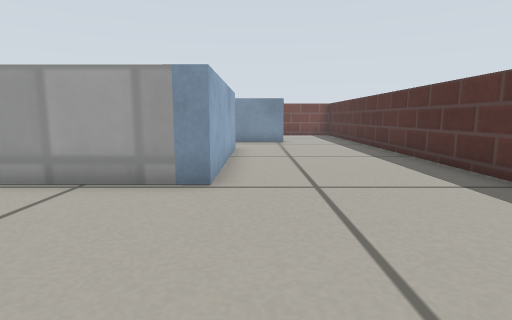
view 1 (above)

16 first-person views from a walk through a robot-simulator world made for Gazebo. The camera is 0.29 m above the floor, tilts 8° down and sees 80° across. The floor is counted in squares, 0.25 m on a side. Each view is taken from the middle of a square. On the plan, view 1 faces up. The plan holds only what a view shows up to about 13 squares ahead; the rest is blank. Gazebo's built-in surfaces are drawn with simple patterns.

view 2
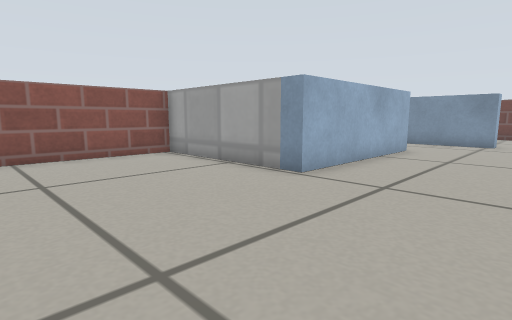

view 3
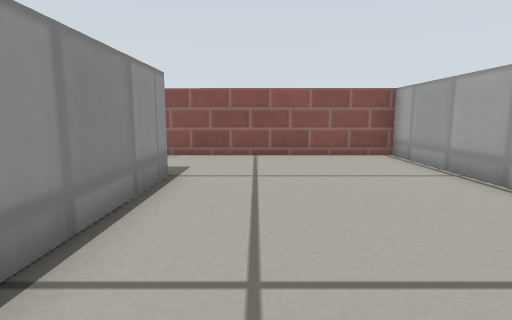

view 4
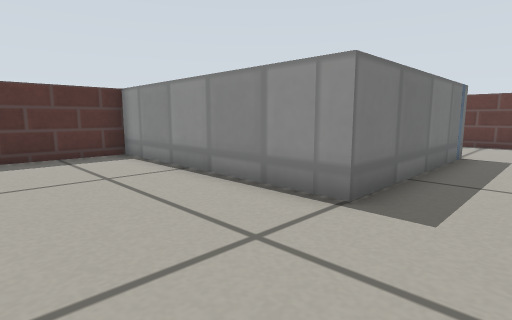

view 5
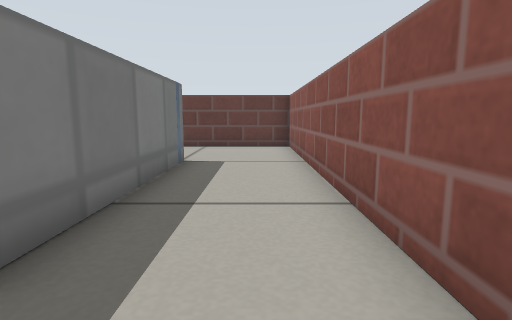

view 6
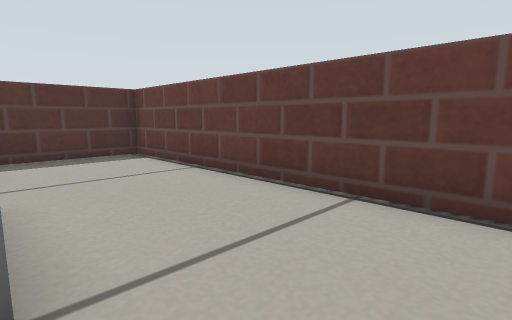

view 7
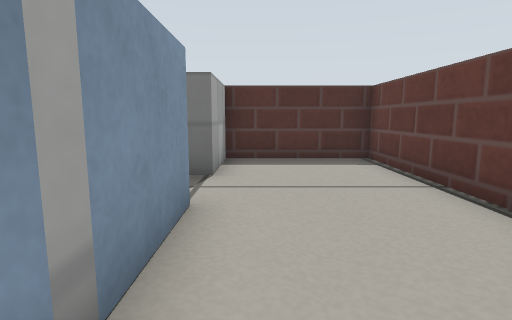

view 8
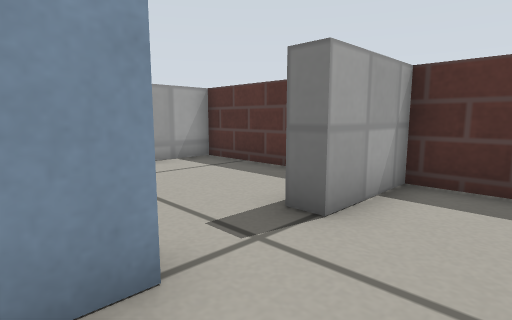

view 9
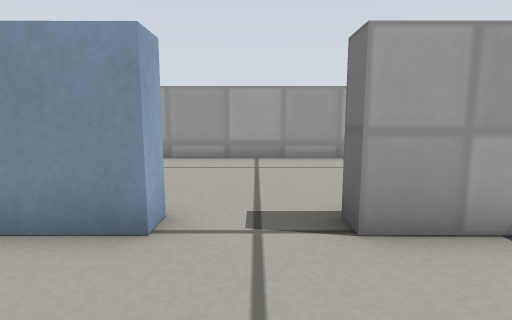

view 10
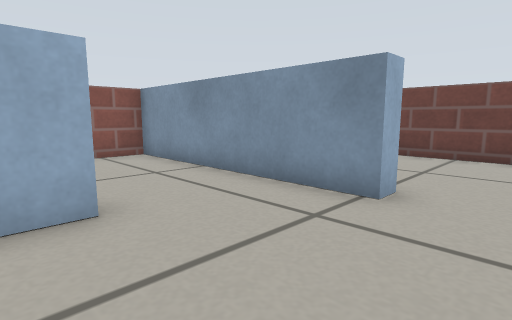

view 11
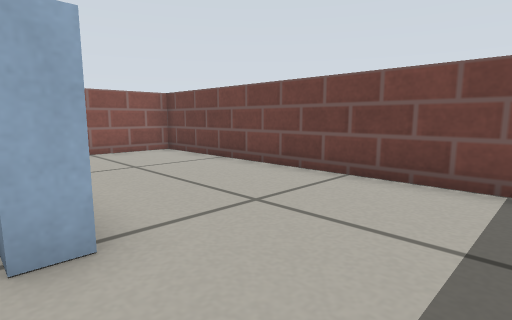

view 12
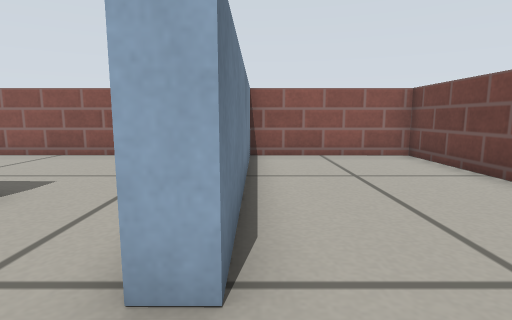

view 13
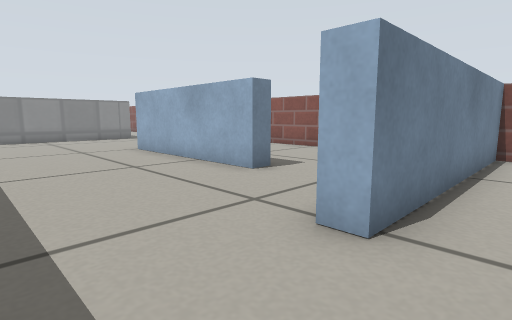

view 14
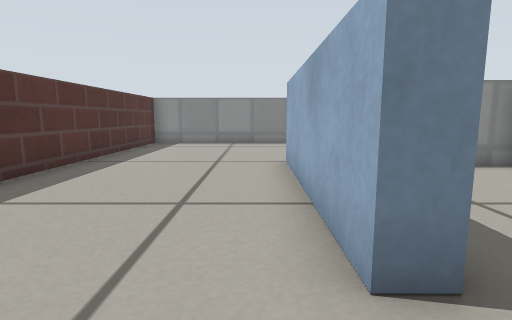

view 15
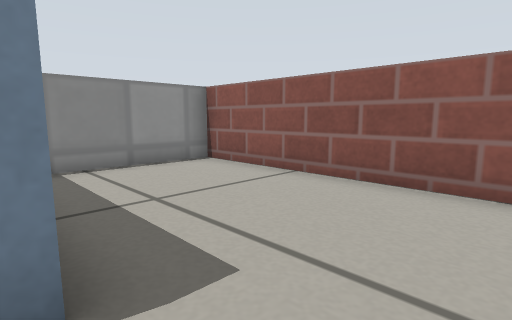

view 16
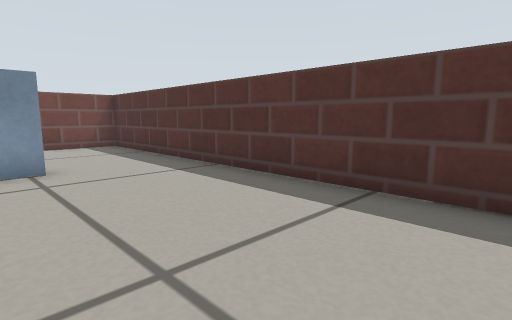

### Floor plan
Ten units are one square. View 1 is at (0, 0); x grows to the right and y downward. Boxes are objects, and circles mark ways between rooms. Rooms are numbered by the first view taken in them; rooms with no view inside come last. Other rooms are left out.
<svg viewBox="-68 -201 120 318">
<path fill="none" stroke="#000" d="M-1 65 -1 71 -31 71 -30 8 46 8 47 -134M-8 -111 -8 -51 -63 -52 -63 112 45 112 45 71 20 71 20 64M13 -142 -4 -142M47 -134 47 -196 -62 -196 -62 -148 13 -148 13 -142M-14 -111 -8 -111M-4 -142 -62 -142 -62 -58 -23 -57"/>
<circle cx="30" cy="-145" r="3" fill="#2a7"/>
<circle cx="-10" cy="-125" r="3" fill="#2a7"/>
<text x="0" y="-10">1</text>
<text x="0" y="-170">2</text>
<text x="-30" y="-100">3</text>
</svg>
Room 1 opens to room 2. Room 1 opens to room 3.

Where each view was taken, in squares from view 1:
view 1: 0 up, 0 right, facing up
view 2: 0 up, 3 right, facing up-left
view 3: 1 up, 3 right, facing left
view 4: 3 up, 5 left, facing down-right
view 5: 1 up, 5 left, facing down
view 6: 7 down, 5 left, facing down-right
view 7: 8 down, 4 left, facing right
view 8: 9 down, 1 left, facing up-right
view 9: 10 down, 1 right, facing up
view 10: 10 up, 3 right, facing up-left
view 11: 14 up, 4 right, facing up-left
view 12: 15 up, 3 right, facing left
view 13: 16 up, 4 right, facing down-left
view 14: 13 up, 0 right, facing down
view 15: 13 up, 1 left, facing down-left
view 16: 7 up, 0 right, facing up-right
